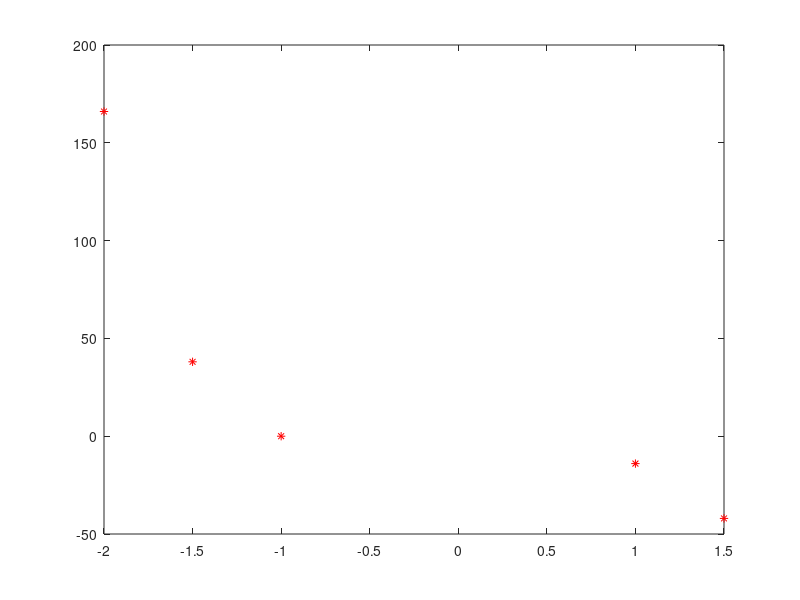

MATLAB code for this plot: (Note: this script raises an error after producing the figure.)
clc; clear all, close all;
x = [-2 -1.5 -1 1 1.5];
y = [166 38.0313 0 -14 -42.0313];
%phan a
%Noi suy bac ba
A3 = [ x(1)^3 x(1)^2 x(1) 1;...
       x(2)^3 x(2)^2 x(2) 1;...
       x(3)^3 x(3)^2 x(3) 1;...
       x(4)^3 x(4)^2 x(4) 1;...
       x(5)^3 x(5)^2 x(5) 1];
 aa3 = pinv(A3)*y(:)
 y3= @(x) aa3(1)*x^3 + aa3(2)*x^2 + aa3(3)*x + aa3(4)
%Noi suy bac 4
A4 = [ x(1)^4 x(1)^3 x(1)^2 x(1) 1;...
       x(2)^4 x(2)^3 x(2)^2 x(2) 1;...
       x(3)^4 x(3)^3 x(3)^2 x(3) 1;...
       x(4)^4 x(4)^3 x(4)^2 x(4) 1;...
       x(5)^4 x(5)^3 x(5)^2 x(5) 1];
 aa4 = pinv(A4)*y(:)
 y4= @(x) aa4(1)*x^4 + aa4(2)*x^3 + aa4(3)*x^2 + aa4(4)*x + aa4(5)
%Noi suy bac 5
A5 = [ x(1)^5 x(1)^4 x(1)^3 x(1)^2 x(1) 1;...
       x(2)^5 x(2)^4 x(2)^3 x(2)^2 x(2) 1;...
       x(3)^5 x(3)^4 x(3)^3 x(3)^2 x(3) 1;...
       x(4)^5 x(4)^4 x(4)^3 x(4)^2 x(4) 1;...
       x(5)^5 x(5)^4 x(5)^3 x(5)^2 x(5) 1];
 aa5 = pinv(A5)*y(:)
 y5= @(x) aa5(1)*x^5 + aa5(2)*x^4 + aa5(3)*x^3 + aa5(4)*x^2 + aa5(5)*x + aa5(6)
 %Ve do thi
figure (1)
x1 = linspace (-2,-1.5,100);
plot(x,y,'*r'); hold on;
ezplot (y3, [-2.5 1.5]);
h = ezplot (y4, [-2.5 1.5]); set (h,'color','g');
k = ezplot (y5, [-2.5 1.5]); set (k,'color','m'); hold off;
legend('diem gia tri','bac 3', 'bac 4','bac 5');
title ('Noi suy bang giai HPT DSTT');
 
 %phan b
xx = linspace (-2,1.5,100);
pp3 = polyfit (x,y,3); yy3 = polyval (pp3,xx);
pp4 = polyfit (x,y,4); yy4 = polyval (pp4,xx);
pp5 = polyfit (x,y,5); yy5 = polyval (pp5,xx);
figure (2)
plot (x,y,'*r'); hold on;
plot (xx,yy3,xx,yy4,'g',xx,yy5,'m'); hold off;
